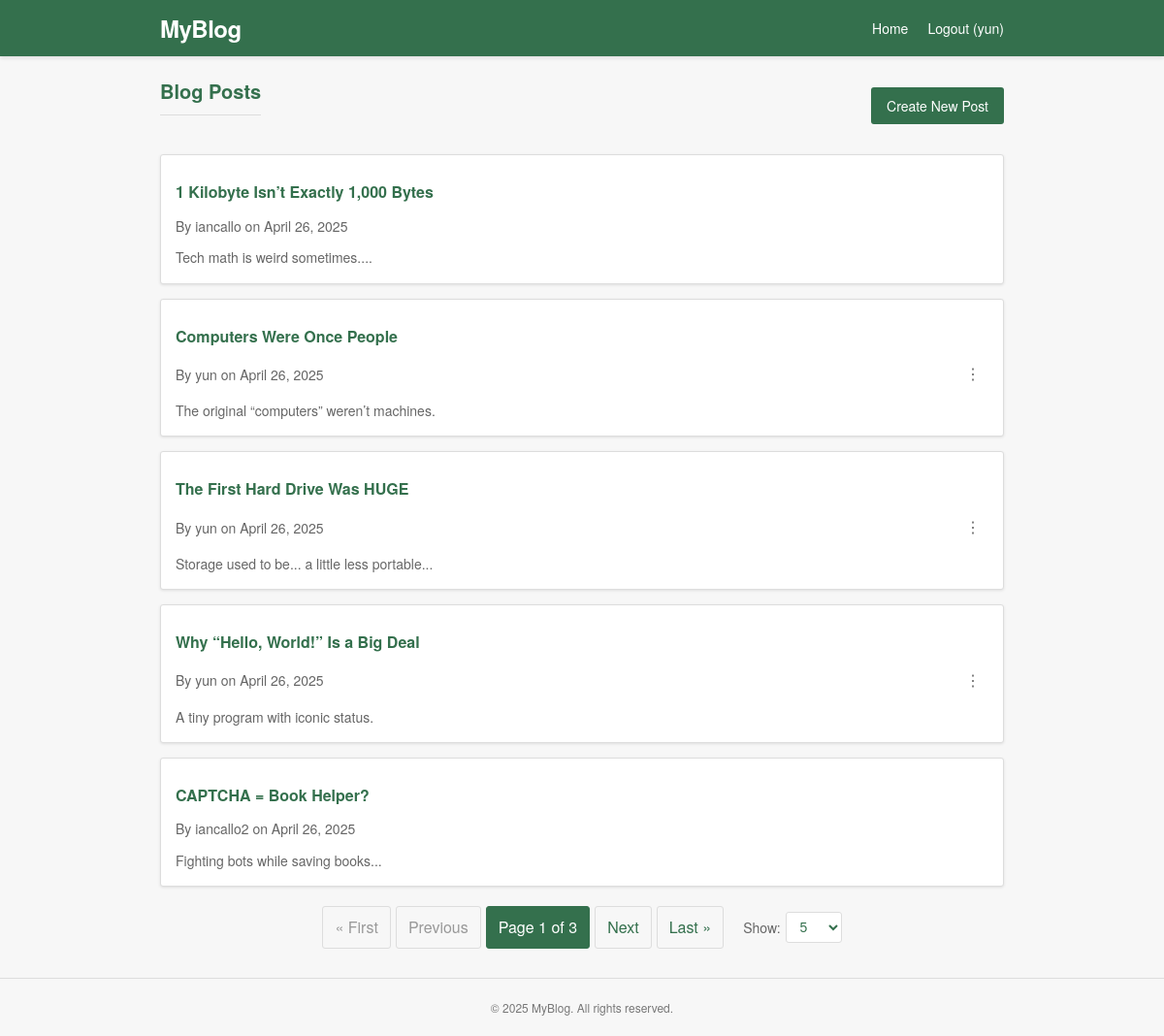
The page / (signed in) on the database its author committed.
### posts/models.py (models this page shows, shortened)
class Post(models.Model):
    title = models.CharField(max_length=200)
    description = models.TextField()
    content = models.TextField()
    author = models.ForeignKey(User, on_delete=models.CASCADE, related_name='posts', null=True, blank=True)
    created_at = models.DateTimeField(null=True, blank=True)

### posts/views.py (the view)
# urls.py: path("", PostListView.as_view(), name="post_list"),
class PostListView(ListView):
    model = Post
    template_name = "posts/post_list.html"
    context_object_name = 'posts'
    paginate_by = 5  # Default value
    def get_queryset(self):
        return Post.objects.all().order_by('-created_at')
    def get_paginate_by(self, queryset):
        per_page = self.request.GET.get('per_page', 5)
        try:
            per_page = int(per_page)
            if per_page not in [5, 10, 20, 50]:
                per_page = 5
        except (ValueError, TypeError):
            per_page = 5
        return per_page
    def get_context_data(self, **kwargs):
        context = super().get_context_data(**kwargs)
        context['per_page'] = self.get_paginate_by(None)
        return context

### posts/templates/posts/post_list.html (shortened to what this page needs)
{% load static %}
<!DOCTYPE html>
<html lang="en">
<head>
    <link rel="stylesheet" href="{% static 'posts/css/pagination.css' %}">
</head>
<body>
    <header class="header">
        <div class="header-container">
            <div class="logo"><a href="{% url 'post_list' %}">MyBlog</a></div>
            <div class="nav-links">
                <a href="{% url 'post_list' %}" class="nav-link">Home</a>
                {% if user.is_authenticated %}
                    <a href="{% url 'logout' %}" class="nav-link">Logout ({{ user.username }})</a>
                {% else %}
                    <a href="{% url 'login' %}" class="nav-link">Login</a>
                    <a href="{% url 'signup' %}" class="nav-link">Sign Up</a>
                {% endif %}
            </div>
        </div>
    </header>
    <main class="container">
        <div class="page-header">
            <h1 class="page-title">Blog Posts</h1>
            {% if user.is_authenticated %}
                <a href="{% url 'post_create' %}" class="create-button">Create New Post</a>
            {% endif %}
        </div>
        <div class="post-list">
            {% for post in object_list %}
                <div class="post-card">
                    <h2 class="post-title"><a href="{% url 'post_detail' post.pk %}">{{ post.title }}</a></h2>
                    <div class="post-meta">
                        <span>By {{ post.author }} on {{ post.created_at|date:"F d, Y" }}</span>
                        {% if user.is_authenticated and user == post.author %}
                            <div class="post-actions">
                                <button class="menu-button" onclick="toggleMenu(this)">⋮</button>
                            </div>
                        {% endif %}
                    </div>
                    <p class="post-description">{{ post.description }}</p>
                </div>
            {% empty %}
                <p>No posts yet.</p>
            {% endfor %}
        </div>
        {% include 'posts/pagination.html' %}
    </main>
    <footer class="footer">
        <p>© {% now "Y" %} MyBlog. All rights reserved.</p>
    </footer>
</body>
</html>

### posts/templates/posts/post_list.html (style rules this page uses)
* { margin: 0; padding: 0; box-sizing: border-box; }
body { font-family: 'Lucida Grande', 'Frutiger', 'Helvetica Neue', Arial, sans-serif; background-color: #f7f7f7; color: #333; line-height: 1.6; }
.header { background-color: #34704D; color: white; padding: 10px 0; box-shadow: 0 2px 4px rgba(0, 0, 0, 0.1); }
.header-container { max-width: 900px; margin: 0 auto; padding: 0 15px; display: flex; justify-content: space-between; align-items: center; }
.logo { font-size: 24px; font-weight: bold; letter-spacing: -0.5px; }
.logo a { color: white; text-decoration: none; }
.nav-links { display: flex; gap: 20px; }
.nav-link { color: white; text-decoration: none; font-size: 14px; }
.container { max-width: 900px; margin: 20px auto; padding: 0 15px; }
.page-title { color: #34704D; margin-bottom: 20px; font-size: 20px; font-weight: bold; padding-bottom: 8px; border-bottom: 1px solid #ddd; }
.post-list { display: flex; flex-direction: column; gap: 15px; }
.post-card { background-color: white; border: 1px solid #ddd; border-radius: 3px; padding: 15px; box-shadow: 0 1px 3px rgba(0, 0, 0, 0.1); transition: transform 0.2s ease; }
.post-title { margin-bottom: 8px; }
.post-title a { color: #34704D; text-decoration: none; font-size: 16px; font-weight: bold; }
.post-description { color: #666; font-size: 14px; }
.footer { text-align: center; padding: 20px 15px; margin-top: 30px; color: #777; font-size: 12px; border-top: 1px solid #ddd; }
.page-header { display: flex; justify-content: space-between; align-items: center; margin-bottom: 20px; }
.create-button { background-color: #34704D; color: white; padding: 8px 16px; border-radius: 3px; text-decoration: none; font-size: 14px; transition: background-color 0.2s; }
.post-meta { color: #666; font-size: 14px; margin-bottom: 10px; display: flex; justify-content: space-between; align-items: center; }
.post-actions { position: relative; }
.menu-button { background: none; border: none; color: #666; cursor: pointer; padding: 4px 8px; font-size: 16px; display: flex; align-items: center; justify-content: center; width: 32px; height: 32px; border-radius: 50%; transition: background-color 0.2s; }

### rows shown on the page
Post: title "1 Kilobyte Isn’t Exactly 1,000 Bytes", author "iancallo", created_at "April 26, 2025", description "Tech math is weird sometimes...."
Post: title "Computers Were Once People", author "yun", created_at "April 26, 2025", description "The original “computers” weren’t machines."
Post: title "The First Hard Drive Was HUGE", author "yun", created_at "April 26, 2025", description "Storage used to be... a little less portable..."
Post: title "Why “Hello, World!” Is a Big Deal", author "yun", created_at "April 26, 2025", description "A tiny program with iconic status."
Post: title "CAPTCHA = Book Helper?", author "iancallo2", created_at "April 26, 2025", description "Fighting bots while saving books..."

### other values the page prints
{{ user.username }} "yun"
{{ page_obj.number }} "1"
{{ page_obj.paginator.num_pages }} "3"
